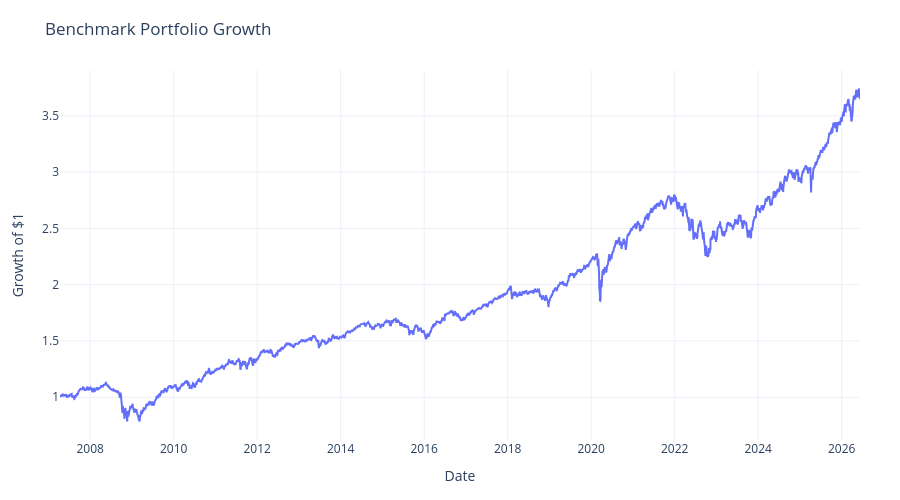

Notebook code for this chart:
### Code cell
cumulative_benchmarks = (1.0 + benchmark_returns).cumprod()

fig = go.Figure()

fig.add_trace(go.Scatter(x=cumulative_benchmarks.index, y=cumulative_benchmarks, mode="lines", name="Balanced Benchmark"))

fig.update_layout(
    **default_layout,
    title="Benchmark Portfolio Growth",
    xaxis_title="Date",
    yaxis_title="Growth of $1",
)
fig.show()

### Figure 1 — Plotly figure (JSON) as saved in the notebook; plotly's stock layout.template omitted (floating-point values rounded to 4 significant figures; data arrays with more than 128 entries replaced by an {"elided": "..."} marker saying what was removed)
{"data": [{"mode": "lines", "name": "Balanced Benchmark", "type": "scatter", "x": {"elided": "4822 str values"}, "y": {"elided": "4822 float values"}}], "layout": {"height": 500, "legend": {"orientation": "h", "x": 0, "xanchor": "left", "y": 1.02, "yanchor": "bottom"}, "margin": {"b": 60, "l": 60, "r": 40, "t": 70}, "title": {"text": "Benchmark Portfolio Growth"}, "xaxis": {"title": {"text": "Date"}}, "yaxis": {"title": {"text": "Growth of $1"}}}}
